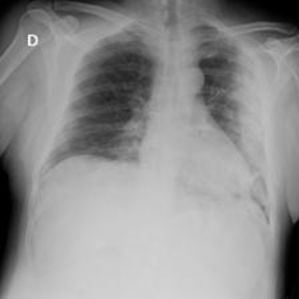
#> input picture data/demo_samples/COVID/COVID-1022.png, 299 x 299 px
$ python -i feature_extraction_ml.py   (imports and definitions only)   (older library calls are emulated)
#> lines starting #> are read from the running program, lines starting #| are printed output that depends on the picture
#> further down, picture is the input picture: shape (299, 299, 3); min 0, max 248, mean 144.5
import cv2
import numpy as np
import json
from pathlib import Path
from tqdm import tqdm
from scipy.stats import skew, kurtosis
from skimage.measure import shannon_entropy
from skimage.feature import local_binary_pattern, hog

def extract_stat_features(image):
    """
    Statistical feature extraction on ROIs.
    Returns a 15-dimensional vector.
    """
    pixels = image[image > 0]

    # Return array of zeros to prevent matrix stacking errors later
    if len(pixels) == 0:
        return np.zeros(15)

    # Calcul des gradients
    grad_x = cv2.Sobel(image.astype(np.float32), cv2.CV_32F, 1, 0, ksize=3)
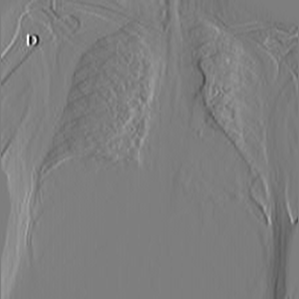
#> grad_x: shape (299, 299, 3) float32; min -436, max 443, mean 0.8; drawn with min black and max white
    grad_y = cv2.Sobel(image.astype(np.float32), cv2.CV_32F, 0, 1, ksize=3)
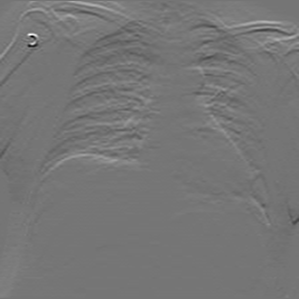
#> grad_y: shape (299, 299, 3) float32; min -395, max 463, mean 3.7; drawn with min black and max white
    grad_mag = np.sqrt(grad_x**2 + grad_y**2)
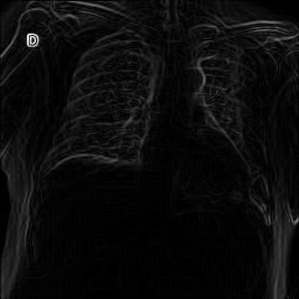
#> grad_mag: shape (299, 299, 3) float32; min 0, max 463, mean 21.2; drawn with min black and max white
    grad_pixels = grad_mag[image > 0]

    features = np.array([
        pixels.mean(),
        pixels.std(),
        pixels.min(),
        pixels.max(),
        np.median(pixels),
        np.percentile(pixels, 5),
        np.percentile(pixels, 25),
        np.percentile(pixels, 75),
        np.percentile(pixels, 95),
        skew(pixels),
        kurtosis(pixels),
        shannon_entropy(pixels),
        cv2.Laplacian(image.astype(np.float32), cv2.CV_32F)[image > 0].var(),
        grad_pixels.mean(),
        grad_pixels.std()
    ])
#> features = [146.6, 49.85, 1, 248, 160, 49, 118, 184, 205, -0.928, 0.126, 7.32, 15.88, 21.43, 25.47]

    return features


# [57 lines left out: functions extract_lbp_features, extract_hog_features, not called in this run]


from data_loader import DatasetLoader

# [71 lines left out: functions process_and_save_features, main, not called in this run]

# [2 lines not run here, left out]

>>> import cv2
>>> picture = cv2.imread('../data/demo_samples/COVID/COVID-1022.png')
>>> result = extract_stat_features(picture)
#> result has the same summary as features in extract_stat_features

$ run again, on data/demo_samples/Normal/Normal-1378.png
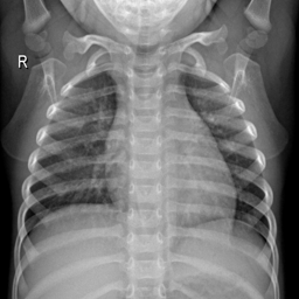
#> input picture data/demo_samples/Normal/Normal-1378.png, 299 x 299 px
#> picture is the input picture: shape (299, 299, 3); min 0, max 255, mean 117.3
#> in extract_stat_features, `grad_y = cv2.Sobel(image.astype(np.float32), cv2.CV_32F, 0, 1, ksize=3)`:
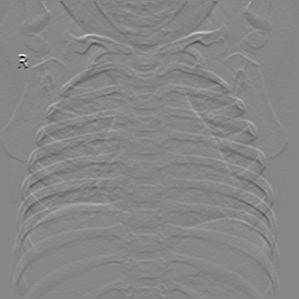
#> grad_y: shape (299, 299, 3) float32; min -856, max 767, mean 0.1; drawn with min black and max white
#> in extract_stat_features, `grad_mag = np.sqrt(grad_x**2 + grad_y**2)`:
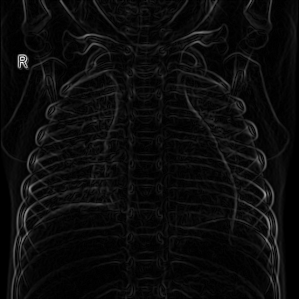
#> grad_mag: shape (299, 299, 3) float32; min 0, max 935.6, mean 44.7; drawn with min black and max white
#> features = [122.1, 47.06, 1, 255, 130, 35, 88, 160, 185, -0.464, -0.482, 7.49, 142.7, 46.55, 51.56]
#> result has the same summary as features in extract_stat_features

$ run again, on data/demo_samples/Normal/Normal-1683.png
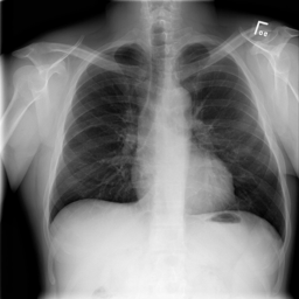
#> input picture data/demo_samples/Normal/Normal-1683.png, 299 x 299 px
#> picture is the input picture: shape (299, 299, 3); min 0, max 250, mean 118.1
#> in extract_stat_features, `grad_y = cv2.Sobel(image.astype(np.float32), cv2.CV_32F, 0, 1, ksize=3)`:
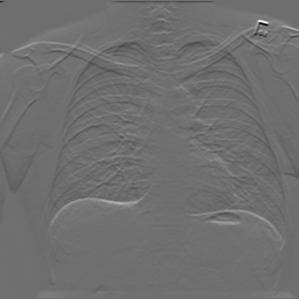
#> grad_y: shape (299, 299, 3) float32; min -569, max 742, mean 3.8; drawn with min black and max white
#> in extract_stat_features, `grad_mag = np.sqrt(grad_x**2 + grad_y**2)`:
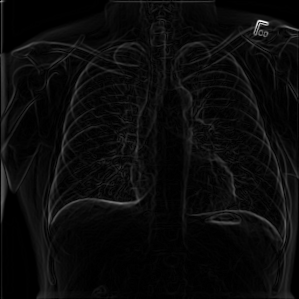
#> grad_mag: shape (299, 299, 3) float32; min 0, max 761.7, mean 33.7; drawn with min black and max white
#> features = [123, 69.7, 1, 250, 126, 2, 62, 180, 230, -0.0565, -1.16, 7.8, 66.42, 35.05, 38.29]
#> result has the same summary as features in extract_stat_features
